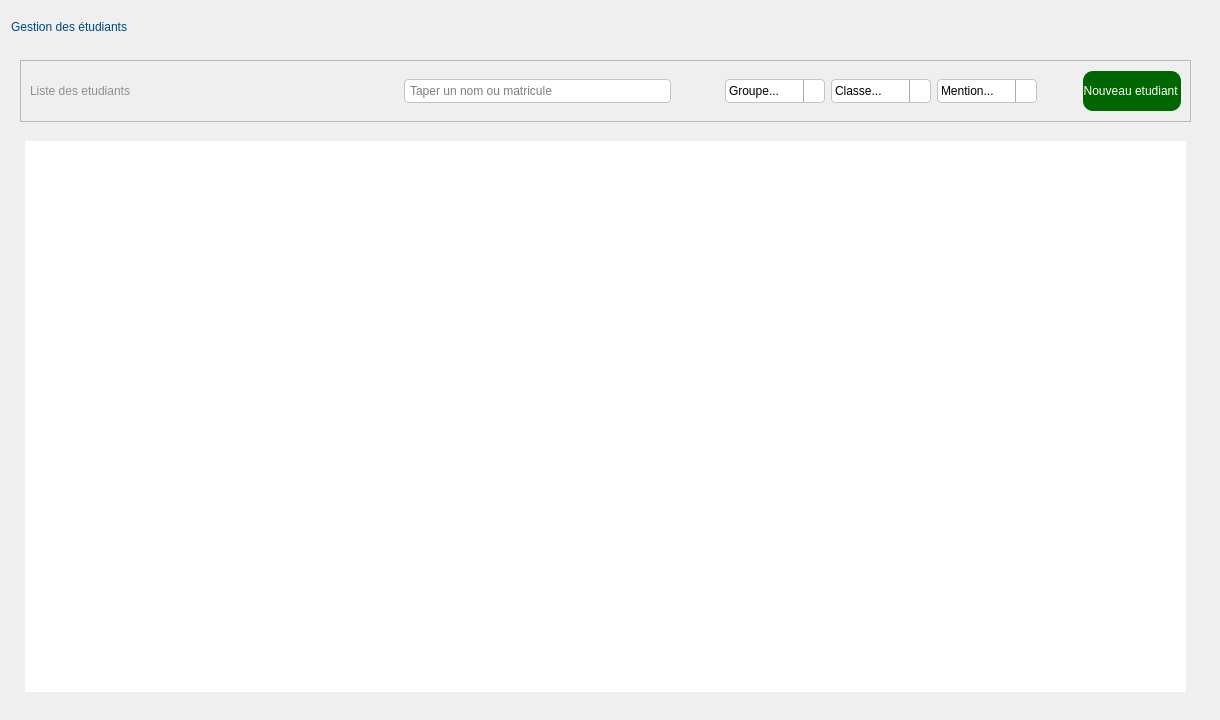
         <widget class="QWidget" name="etudiants_page">
          <widget class="QLabel" name="lbl_titre_etudiants">
           <property name="geometry">
            <rect>
             <x>11</x>
             <y>11</y>
             <width>271</width>
             <height>31</height>
            </rect>
           </property>
           <property name="styleSheet">
            <string notr="true">    color: #004780;
font: bold 15pt &quot;Segoe UI&quot;;</string>
           </property>
           <property name="text">
            <string>Gestion des étudiants</string>
           </property>
          </widget>
          <widget class="QWidget" name="widget_etudiants" native="true">
           <property name="geometry">
            <rect>
             <x>10</x>
             <y>50</y>
             <width>1201</width>
             <height>661</height>
            </rect>
           </property>
           <widget class="QFrame" name="frame_etudiants">
            <property name="geometry">
             <rect>
              <x>10</x>
              <y>10</y>
              <width>1171</width>
              <height>62</height>
             </rect>
            </property>
            <property name="styleSheet">
             <string notr="true">QLineEdit {
    /* Marge interne pour le texte et l'icône de la loupe */
    padding: 3px; 
    /* Bordure légèrement arrondie */
    border: 1px solid #C4C4C3;
    border-radius: 4px; 
}
QComboBox {
    /* Marge interne pour le texte */
    padding: 3px; 
    /* Bordure légèrement arrondie */
    border: 1px solid #C4C4C3;
    border-radius: 4px; 
}
QComboBox::drop-down {
    /* Rendre la flèche de la liste déroulante plus discrète */
    subcontrol-origin: padding;
    subcontrol-position: top right;
    width: 20px;

    border-left-width: 1px;
    border-left-color: darkgray;
    border-left-style: solid; 
    border-top-right-radius: 3px;
    border-bottom-right-radius: 3px;
}</string>
            </property>
            <property name="frameShape">
             <enum>QFrame::Shape::StyledPanel</enum>
            </property>
            <property name="frameShadow">
             <enum>QFrame::Shadow::Raised</enum>
            </property>
            <layout class="QHBoxLayout" name="horizontalLayout_13">
             <item>
              <widget class="QLabel" name="liste_etudiants">
               <property name="styleSheet">
                <string notr="true">color:rgb(144, 144, 144);
font: bold 13pt &quot;Segoe UI&quot;;</string>
               </property>
               <property name="text">
                <string>Liste des etudiants</string>
               </property>
              </widget>
             </item>
             <item>
              <spacer name="horizontalSpacer_6">
               <property name="orientation">
                <enum>Qt::Orientation::Horizontal</enum>
               </property>
               <property name="sizeHint" stdset="0">
                <size>
                 <width>175</width>
                 <height>20</height>
                </size>
               </property>
              </spacer>
             </item>
             <item>
              <widget class="QLineEdit" name="recherche_etudiants">
               <property name="placeholderText">
                <string>Taper un nom ou matricule </string>
               </property>
               <property name="clearButtonEnabled">
                <bool>true</bool>
               </property>
              </widget>
             </item>
             <item>
              <spacer name="horizontalSpacer_7">
               <property name="orientation">
                <enum>Qt::Orientation::Horizontal</enum>
               </property>
               <property name="sizeType">
                <enum>QSizePolicy::Policy::Maximum</enum>
               </property>
               <property name="sizeHint" stdset="0">
                <size>
                 <width>48</width>
                 <height>20</height>
                </size>
               </property>
              </spacer>
             </item>
             <item>
              <layout class="QHBoxLayout" name="horizontalLayout_7">
               <item>
                <widget class="QComboBox" name="filtre_groupe">
                 <property name="minimumSize">
                  <size>
                   <width>100</width>
                   <height>0</height>
                  </size>
                 </property>
                 <property name="placeholderText">
                  <string>Groupe...</string>
                 </property>
                </widget>
               </item>
               <item>
                <widget class="QComboBox" name="filtre_classe">
                 <property name="minimumSize">
                  <size>
                   <width>100</width>
                   <height>0</height>
                  </size>
                 </property>
                 <property name="placeholderText">
                  <string>Classe...</string>
                 </property>
                </widget>
               </item>
               <item>
                <widget class="QComboBox" name="filtre_mention">
                 <property name="minimumSize">
                  <size>
                   <width>100</width>
                   <height>0</height>
                  </size>
                 </property>
                 <property name="placeholderText">
                  <string>Mention...</string>
                 </property>
                </widget>
               </item>
              </layout>
             </item>
             <item>
              <spacer name="horizontalSpacer_8">
               <property name="orientation">
                <enum>Qt::Orientation::Horizontal</enum>
               </property>
               <property name="sizeType">
                <enum>QSizePolicy::Policy::Maximum</enum>
               </property>
               <property name="sizeHint" stdset="0">
                <size>
                 <width>40</width>
                 <height>20</height>
                </size>
               </property>
              </spacer>
             </item>
             <item>
              <widget class="QPushButton" name="btn_add_etudiants">
               <property name="styleSheet">
                <string notr="true">QPushButton{
color:rgb(255, 255, 255);
font: bold 10pt &quot;Segoe UI&quot;;
height: 40px;
background-color: rgb(0, 102, 0);
border-radius: 10px;
text-align: right;
}</string>
               </property>
               <property name="text">
                <string>Nouveau etudiant </string>
               </property>
               <property name="checkable">
                <bool>true</bool>
               </property>
              </widget>
             </item>
            </layout>
           </widget>
           <widget class="QTableView" name="table_etudiants">
            <property name="geometry">
             <rect>
              <x>15</x>
              <y>91</y>
              <width>1161</width>
              <height>551</height>
             </rect>
            </property>
            <property name="styleSheet">
             <string notr="true">QTableView QHeaderView::section {
    text-align: center; 
    font-weight: bold;
    color: #404040; 
}</string>
            </property>
            <property name="frameShape">
             <enum>QFrame::Shape::NoFrame</enum>
            </property>
            <property name="alternatingRowColors">
             <bool>true</bool>
            </property>
            <property name="selectionMode">
             <enum>QAbstractItemView::SelectionMode::SingleSelection</enum>
            </property>
            <property name="showGrid">
             <bool>false</bool>
            </property>
            <attribute name="horizontalHeaderStretchLastSection">
             <bool>true</bool>
            </attribute>
            <attribute name="verticalHeaderVisible">
             <bool>false</bool>
            </attribute>
           </widget>
          </widget>
         </widget>
